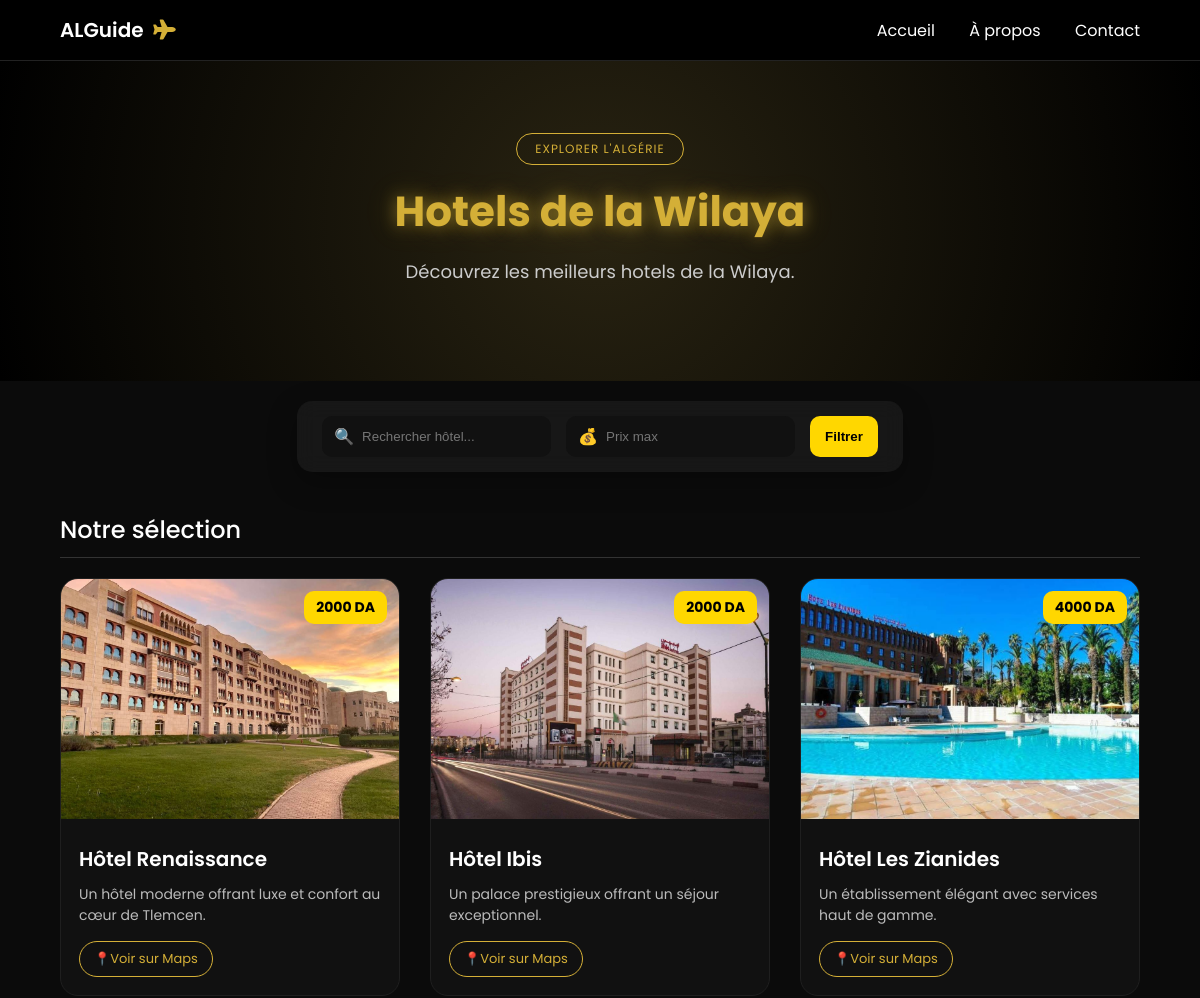
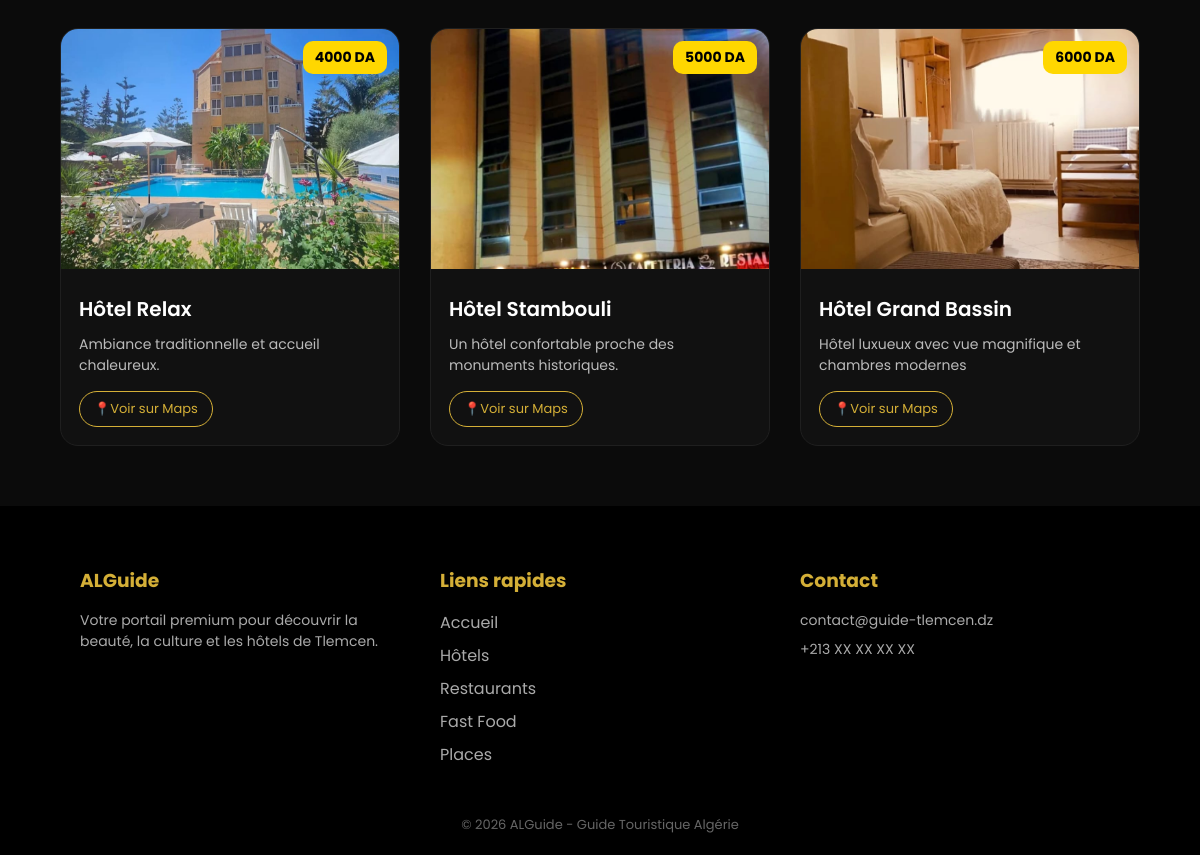
Screenshot of /hotels/ with the database file from the repository (2 pictures, top to bottom).
### hotels/models.py (models this page shows, shortened)
class Hotel(models.Model):
    name = models.CharField(max_length=100)
    wilaya = models.CharField(max_length=100, default='Tlemcen')  # Wilaya par défaut
    image = models.ImageField(upload_to='hotels/')
    price = models.IntegerField()
    google_maps_link = models.URLField()
    description = models.TextField(
        default="Aucune description disponible.",  # <-- valeur par défaut
        blank=True,  # permet de laisser vide dans l’admin
        null=True)  # <-- nouveau champ description

### hotels/views.py (the view)
# urls.py: path('hotels/', views.hotel_list, name='hotel_list'),         # إضافة
def hotel_list(request):
    wilaya = request.GET.get('wilaya')
    query = request.GET.get('q', '')
    max_price = request.GET.get('max_price')  # 🔥 أضف هذا
    hotels = Hotel.objects.all()
    if wilaya:
        hotels = hotels.filter(wilaya__icontains=wilaya)
    if query:
        hotels = hotels.filter(name__icontains=query)
    if max_price:
        hotels = hotels.filter(price__lte=max_price)
    hotels = hotels.order_by('price')
    return render(request, 'core/list_template.html', {
        'items': hotels,
        'wilaya': wilaya,
        'query': query,
        'max_price': max_price,  # 🔥 مهم
        'category_name': 'Hotels',
        'show_footer': True
    })

### templates/core/list_template.html (shortened to what this page needs)
{% extends 'base.html' %}
{% load static %}
{% block extra_css %}
<link rel="stylesheet" href="{% static 'css/hotels.css' %}">
{% endblock %}
{% block hero %}
<section class="hero">
    <div class="hero-content">
        <span class="tag">EXPLORER L'ALGÉRIE</span>
        <h1 class="fade-in">{{ category_name }} de {{ wilaya|default:"la Wilaya" }}</h1>
        <p class="fade-in">Découvrez les meilleurs {{ category_name|lower }} de {{ wilaya|default:"la Wilaya" }}.</p>
    </div>
</section>
{% endblock %}
{% block content %}
{% if category_name|lower == "hotels" %}
<section class="filter-section">
  <form method="GET" class="glass-filter">
    <div class="input-group">
      <span>🔍</span>
      <input
        type="text"
        name="q"
        placeholder="Rechercher hôtel..."
        value="{{ query }}"
      >
    </div>
    <div class="input-group">
      <span>💰</span>
      <input
        type="number"
        name="max_price"
        placeholder="Prix max"
        value="{{ max_price }}"
      >
    </div>
    <button type="submit">Filtrer</button>
  </form>
</section>
{% endif %}
<section class="section-title">
    <h2>Notre sélection</h2>
</section>
<section class="hotels">
    <div class="hotels-container">
        {% for item in items %}
        <div class="hotel-card">
            {% if item.price %}
                <p class="price-badge">{{ item.price }} DA</p>
            {% endif %}
            {% if item.image %}
                <img src="{{ item.image.url }}" alt="{{ item.name }}">
            {% else %}
                <img src="{% static 'images/default-hotel.jpg' %}">
            {% endif %}
            <div class="hotel-content">
                <h3>{{ item.name }}</h3>
                {% if item.description %}
                <p>{{ item.description|truncatewords:15 }}</p>
                {% endif %}
                {% if item.google_maps_link %}
                <a href="{{ item.google_maps_link }}" target="_blank" class="map-btn">
                    📍Voir sur Maps
                </a>
                {% endif %}
            </div>
        </div>
        {% empty %}
        <p style="text-align:center;">
            Aucun {{ category_name|lower }} trouvé.
        </p>
        {% endfor %}
    </div>
</section>
{% endblock %}

### guide_touristique/static/css/style.css (style rules this page uses)
body { margin:0; font-family:'Poppins',sans-serif; background:#0b0b0b; color:white; }
.hero { min-height: 60vh; display: flex; justify-content: center; align-items: center; text-align: center; padding: 40px 20px; position: relative; background: radial-gradient(circle at 15% 50%, rgba(212,175,55,0.15), transparent 40%), radial-gradient(circle at 85% 50%, rgba(212,175,55,0.15), transparent 40%), url("https://images.unsplash.com/photo-1579123029417-6c4e9eaa2f46") center/cover no-repeat; overflow: hidden; }
.hero-content { max-width:700px; z-index:1; }
.hero h1 { font-size:50px; color:#d4af37; text-shadow:0 0 15px rgba(212,175,55,0.5), 0 0 30px rgba(212,175,55,0.3); margin-bottom:15px; }
.hero p { color:#ccc; font-size:18px; margin-bottom:25px; }
.tag { color:#d4af37; border:1px solid #d4af37; padding:6px 18px; border-radius:20px; font-size:12px; letter-spacing:1px; display:inline-block; margin-bottom:15px; }
.fade-in { opacity:0; transform:translateY(20px); animation:fadeInUp 1s forwards; }
.fade-in:nth-child(2) { animation-delay:0.5s; }
.fade-in:nth-child(3) { animation-delay:0.7s; }
.section-title { width: 90%; margin: 40px auto 0 auto; }
.section-title h2 { font-weight: 500; border-bottom: 1px solid #333; padding-bottom: 10px; }

### guide_touristique/static/css/hotels.css (style rules this page uses)
* { margin: 0; padding: 0; box-sizing: border-box; }
body { background: #0b0b0b; color: white; font-family: 'Poppins', sans-serif; }
.hero { min-height: 40vh; padding: 40px 20px; display: flex; align-items: center; justify-content: center; background: radial-gradient(circle, rgba(212,175,55,0.15), black); text-align: center; position: relative; }
.hero h1 { color: #d4af37; font-size: 42px; }
.hotels-container { display: grid; grid-template-columns: repeat(auto-fit, minmax(280px, 1fr)); gap: 30px; padding: 20px 60px 60px; }
.hotel-card { background: #111; border-radius: 18px; overflow: hidden; border: 1px solid #1f1f1f; transition: 0.4s ease; cursor: pointer; position: relative; }
.hotel-card img { width: 100%; height: 240px; object-fit: cover; transition: 0.4s; }
.hotel-content { padding: 18px; }
.hotel-content h3 { font-size: 20px; font-weight: 600; margin-bottom: 10px; }
.hotel-content p { font-size: 14px; color: #bbb; margin-bottom: 15px; line-height: 1.5; }
.map-btn { display: inline-block; border: 1px solid #d4af37; padding: 7px 14px; border-radius: 20px; color: #d4af37; text-decoration: none; font-size: 13px; transition: 0.3s; }
.price-badge { position: absolute; top: 12px; right: 12px; background: #ffd700; color: #000; padding: 6px 12px; border-radius: 10px; font-weight: bold; font-size: 14px; z-index: 10; }
.filter-section { width: 90%; margin: 20px auto; display: flex; justify-content: center; position: relative; z-index: 10; }
.glass-filter { display: flex; gap: 15px; padding: 15px 25px; border-radius: 15px; background: rgba(255, 255, 255, 0.05); backdrop-filter: blur(10px); box-shadow: 0 10px 30px rgba(0,0,0,0.3); }
.input-group { display: flex; align-items: center; background: #111; padding: 8px 12px; border-radius: 10px; }
.input-group span { margin-right: 8px; }
.input-group input { border: none; outline: none; background: transparent; color: white; }
.glass-filter button { background: gold; color: black; border: none; padding: 8px 15px; border-radius: 10px; cursor: pointer; font-weight: bold; transition: 0.3s; }

### rows the page displays
Hotel: price "2000", image (picture), name "Hôtel Renaissance", description "Un hôtel moderne offrant luxe et confort au cœur de Tlemcen."
Hotel: price "2000", image (picture), name "Hôtel Ibis", description "Un palace prestigieux offrant un séjour exceptionnel."
Hotel: price "4000", image (picture), name "Hôtel Les Zianides", description "Un établissement élégant avec services haut de gamme."
Hotel: price "4000", image (picture), name "Hôtel Relax", description "Ambiance traditionnelle et accueil chaleureux."
Hotel: price "5000", image (picture), name "Hôtel Stambouli", description "Un hôtel confortable proche des monuments historiques."
Hotel: price "6000", image (picture), name "Hôtel Grand Bassin", description "Hôtel luxueux avec vue magnifique et chambres modernes"

### other values shown
{{ category_name }} "Hotels"
{{ wilaya|default:"la Wilaya" }} "la Wilaya"
{{ category_name|lower }} "hotels"
